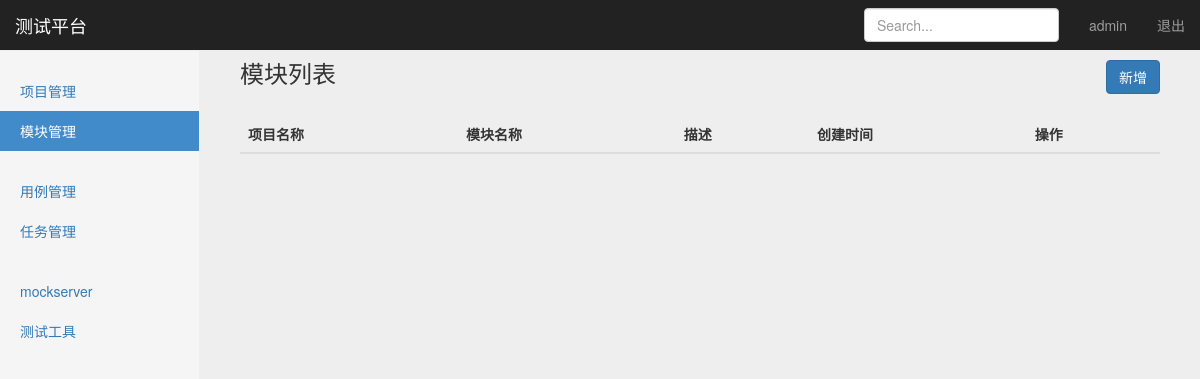
Page /manage/module_manage/ (signed in) on the earlier database version.
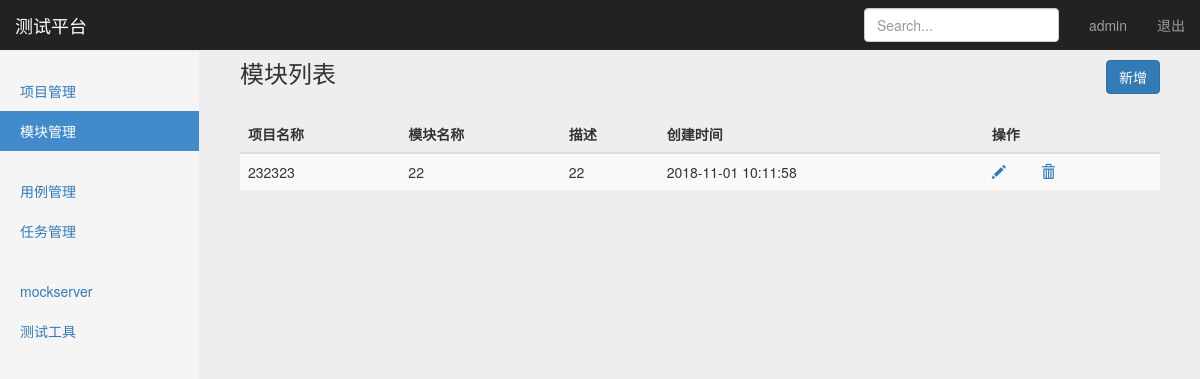
Same page on the later database version.
### project_app/models.py (models this page shows, shortened)
class Module(models.Model):
    project = models.ForeignKey(Project,on_delete=models.CASCADE)
    mname = models.CharField("名称",max_length=255,blank=False,default="")
    description = models.CharField("描述", max_length=255, default="")
    create_time = models.DateTimeField("创建时间", auto_now=True)

class Project(models.Model):
    pname = models.CharField("名称",max_length=255,blank=False,default="")
    description = models.CharField("描述",max_length=255,default="")
    status = models.BooleanField("状态",default=True)
    create_time = models.DateTimeField("创建时间",auto_now=True)
    def __str__(self):
        return self.pname

### project_app/views/module_views.py (the view)
# urls.py: path("module_manage/", module_views.list_module),
@login_required
def list_module(request):
    cuser_name = request.session.get("cuser_name", "")
    latest_module_list = Module.objects.all()
    return render(request, "module_manage.html", {"cuser_name": cuser_name,"latest_module_list": latest_module_list,
                                                "type": "list"}
                  )

### templates/module_manage.html (shortened to what this page needs)
{% extends "base.html" %}
{% block content %}
    <nav class="navbar navbar-inverse navbar-fixed-top">
      <div class="container-fluid">
        <div class="navbar-header">
          <a class="navbar-brand" href="#">测试平台</a>
        </div>
        <div id="navbar" class="navbar-collapse collapse">
          <ul class="nav navbar-nav navbar-right">
            <li><a>{{ cuser_name }}</a></li>
            <li><a href="/logout/">退出</a></li>
          </ul>
          <form class="navbar-form navbar-right">
            <input type="text" class="form-control" placeholder="Search...">
          </form>
        </div>
      </div>
    </nav>
    <div class="container-fluid">
      <div class="row">
        <div class="col-sm-3 col-md-2 sidebar">
          <ul class="nav nav-sidebar">
            <li ><a href="/manage/project_manage">项目管理</a></li>
            <li class="active"><a href="/manage/module_manage">模块管理</a></li>
          </ul>
          <ul class="nav nav-sidebar">
            <li><a href="/interface/case_manage">用例管理</a></li>
            <li><a href="/interface/task_manage">任务管理</a></li>
          </ul>
          <ul class="nav nav-sidebar">
            <li><a href="">mockserver</a></li>
            <li><a href="">测试工具</a></li>
          </ul>
        </div>
        {% if type == "list" %}
        <form  action="" method="post">
        <div class="col-sm-9 col-sm-offset-3 col-md-10 col-md-offset-2 main">
          <h3 class="page-header">模块列表
          <button id="add_btn"
                  type="button" class="btn btn-primary" style="float: right"
                  onclick="window.location.href='/manage/module_add'"
          >新增</button>
          </h3>
          <div class="table-responsive">
             <table class="table table-striped">
              <thead>
                <tr>
                  <th>项目名称</th>
                  <th>模块名称</th>
                  <th>描述</th>
                  <th>创建时间</th>
                  <th>操作</th>
                </tr>
              </thead>
              <tbody>
              {% for module_list in latest_module_list %}
                <tr>
                  <td>{{ module_list.project}}</td>
                  <td>{{ module_list.mname }}</td>
                  <td>{{ module_list.description}}</td>
                  <td>{{ module_list.create_time | date:"Y-m-d H:i:s"}}</td>
                  <td>
                  <a id="op_edit{{module_list.id }}" title="编辑" class="glyphicon glyphicon-pencil"  href="/manage/module_edit/{{module_list.id }}"></a>
                  <a id="op_del{{module_list.id }}" title="删除" class="glyphicon glyphicon-trash" href="/manage/module_delete/{{module_list.id }}"></a>
                  </td>
                </tr>
              {% endfor %}
              </tbody>
            </table>
          </div>
        </div>
      </form>
      {% endif %}
      </div>
    </div>
 {% endblock %}

### templates/base.html (shortened to what this page needs)
<!doctype html>
<html lang="zh-CN">
  <head>
    {% load static %}
    <link type="text/css" href="{% static '/css/bootstrap.min.css' %}"  rel="stylesheet" >
    <link type="text/css"  href="{% static '/css/dashboard.css' %}" rel="stylesheet" >
    <link type="text/css"  href="{% static '/css/signin.css' %}" rel="stylesheet" >
  </head>
  <body>
  {% block content %}
  {% endblock %}
  </body>
</html>

### static/user_app/css/dashboard.css (style rules this page uses)
body { padding-top: 50px; }
.navbar-fixed-top { border: 0; }
.sidebar { display: none; }
@media (min-width: 768px) { .sidebar { position: fixed; top: 51px; bottom: 0; left: 0; z-index: 1000; display: block; padding: 20px; overflow-x: hidden; overflow-y: auto; background-color: #f5f5f5; border-right: 1px solid #eee; } }
.nav-sidebar { margin-right: -21px; margin-bottom: 20px; margin-left: -20px; }
.nav-sidebar > li > a { padding-right: 20px; padding-left: 20px; }
.nav-sidebar > .active > a, .nav-sidebar > .active > a:hover, .nav-sidebar > .active > a:focus { color: #fff; background-color: #428bca; }
.main { padding: 20px; }
@media (min-width: 768px) { .main { padding-right: 40px; padding-left: 40px; } }
.main .page-header { margin-top: 0; }

### static/user_app/css/signin.css (style rules this page uses)
body { padding-top: 40px; padding-bottom: 40px; background-color: #eee; }

Differences in the rows shown:
added Module: project "232323", mname "22", description "22", create_time "2018-11-01 10:11:58"
